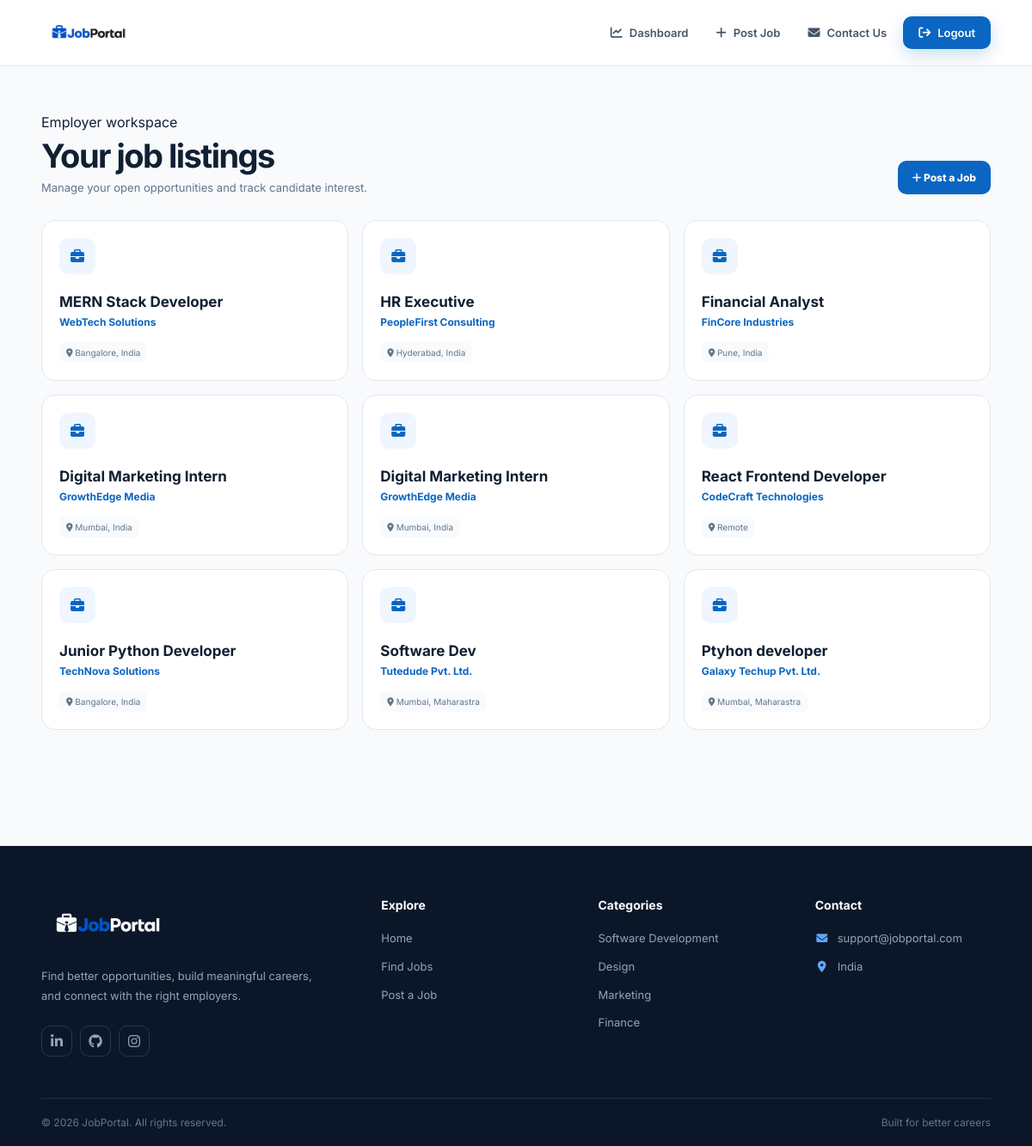
Screenshot of /employer-dashboard/ (signed in) with the database file from the repository.
### jbportal/models.py (models this page shows, shortened)
class Job(models.Model):
    title = models.CharField(max_length=100)
    category = models.ForeignKey(Category, on_delete=models.CASCADE)
    job_type = models.ForeignKey(JobType, on_delete=models.CASCADE)
    description = models.TextField()
    location = models.CharField(max_length=100)
    company = models.CharField(max_length=100)
    posted_date = models.DateTimeField(auto_now_add=True)
    apply_type = models.CharField(max_length=10, choices=APPLY_TYPES, default='resume')
    apply_link = models.CharField(max_length=500, null=True, blank=True)
    added_by = models.ForeignKey('auth.User', on_delete=models.CASCADE)
    views = models.ManyToManyField(User, related_name='job_views', blank=True)
    status = models.CharField(max_length=10, choices=[('active', 'Active'), ('inactive', 'Inactive')], default='active')

### jbportal/views.py (the view)
# urls.py: path('employer-dashboard/', employer_dashboard, name='employer_dashboard'),
@login_required(login_url='login')
def employer_dashboard(request):
    if not request.user.is_authenticated or request.user.profile.role != 'employer':
        return redirect('/access-denied')
    jobs = Job.objects.filter(added_by=request.user).order_by('-posted_date')
    return render(request, 'employer-dashboard.html', {'jobs': jobs})

### templates/employer-dashboard.html (shortened to what this page needs)
{% extends 'base.html' %}{% load static %}{% block head %}<link
  rel="stylesheet"
  href="{% static 'css/employer-dashboard.css' %}"
/>{%endblock %}{% block content %}
<section id="jobs">
  <div class="dashboard-head">
    <div>
      <span class="eyebrow">Employer workspace</span>
      <h1>Your job listings</h1>
      <p>Manage your open opportunities and track candidate interest.</p>
    </div>
    <a class="dashboard-action" href="/post-job/"
      ><i class="fa-solid fa-plus"></i> Post a Job</a
    >
  </div>
  <div class="jobs-section">
    {% for job in jobs %}
    <article
      class="dashboard-job"
      onclick="window.location.href='{% url 'manage_job' job.id %}'"
    >
      <div class="dash-icon"><i class="fa-solid fa-briefcase"></i></div>
      <h2>{{ job.title }}</h2>
      <p class="company">{{ job.company }}</p>
      <div class="meta">
        <span><i class="fa-solid fa-location-dot"></i> {{ job.location }}</span>
      </div>
    </article>
    {% empty %}
    <div class="dashboard-empty">
      <i class="fa-solid fa-briefcase"></i>
      <h2>No jobs posted yet</h2>
      <p>Create your first listing to start reaching candidates.</p>
    </div>
    {% endfor %}
  </div>
</section>
{% endblock %}

### static/css/base.css (style rules this page uses)
:root { --primary: #0a66c2; --primary-dark: #004182; --ink: #102033; --muted: #64748b; --line: #e2e8f0; --surface: #fff; --soft: #f5f8fc; --shadow: 0 18px 50px rgba(15, 23, 42, 0.08); }
* { margin: 0; padding: 0; box-sizing: border-box; }
html { scroll-behavior: smooth; }
body { font-family: Inter, sans-serif; color: var(--ink); background: #f8fafc; min-height: 100vh; }
a { color: inherit; }

### static/css/employer-dashboard.css (style rules this page uses)
#jobs { width: min(1180px, 92%); margin: auto; padding: 55px 0; }
.dashboard-head { display: flex; justify-content: space-between; align-items: end; margin-bottom: 30px; }
.dashboard-head h1 { font-size: 38px; letter-spacing: -0.04em; margin: 6px 0; }
.dashboard-head p { font-size: 13px; color: #64748b; }
.dashboard-action { background: #0a66c2; color: #fff; text-decoration: none; border-radius: 10px; padding: 12px 17px; font-size: 12px; font-weight: 800; }
.jobs-section { display: grid; grid-template-columns: repeat(3, 1fr); gap: 16px; }
.dashboard-job { background: #fff; border: 1px solid #e2e8f0; border-radius: 16px; padding: 20px; cursor: pointer; transition: 0.2s; }
.dash-icon { width: 42px; height: 42px; border-radius: 11px; background: #eff6ff; color: #0a66c2; display: grid; place-items: center; margin-bottom: 22px; }
.dashboard-job h2 { font-size: 17px; margin-bottom: 6px; }
.dashboard-job .company { color: #0a66c2; font-size: 12px; font-weight: 700; }
.dashboard-job .meta { display: flex; gap: 8px; margin-top: 16px; }
.dashboard-job .meta span { background: #f8fafc; color: #64748b; padding: 6px 8px; border-radius: 7px; font-size: 10px; }

### rows the page displays
Job: title "MERN Stack Developer", company "WebTech Solutions", location "Bangalore, India"
Job: title "HR Executive", company "PeopleFirst Consulting", location "Hyderabad, India"
Job: title "Financial Analyst", company "FinCore Industries", location "Pune, India"
Job: title "Digital Marketing Intern", company "GrowthEdge Media", location "Mumbai, India"
Job: title "Digital Marketing Intern", company "GrowthEdge Media", location "Mumbai, India"
Job: title "React Frontend Developer", company "CodeCraft Technologies", location "Remote"
Job: title "Junior Python Developer", company "TechNova Solutions", location "Bangalore, India"
Job: title "Software Dev", company "Tutedude Pvt. Ltd.", location "Mumbai, Maharastra"
Job: title "Ptyhon developer", company "Galaxy Techup Pvt. Ltd.", location "Mumbai, Maharastra"
